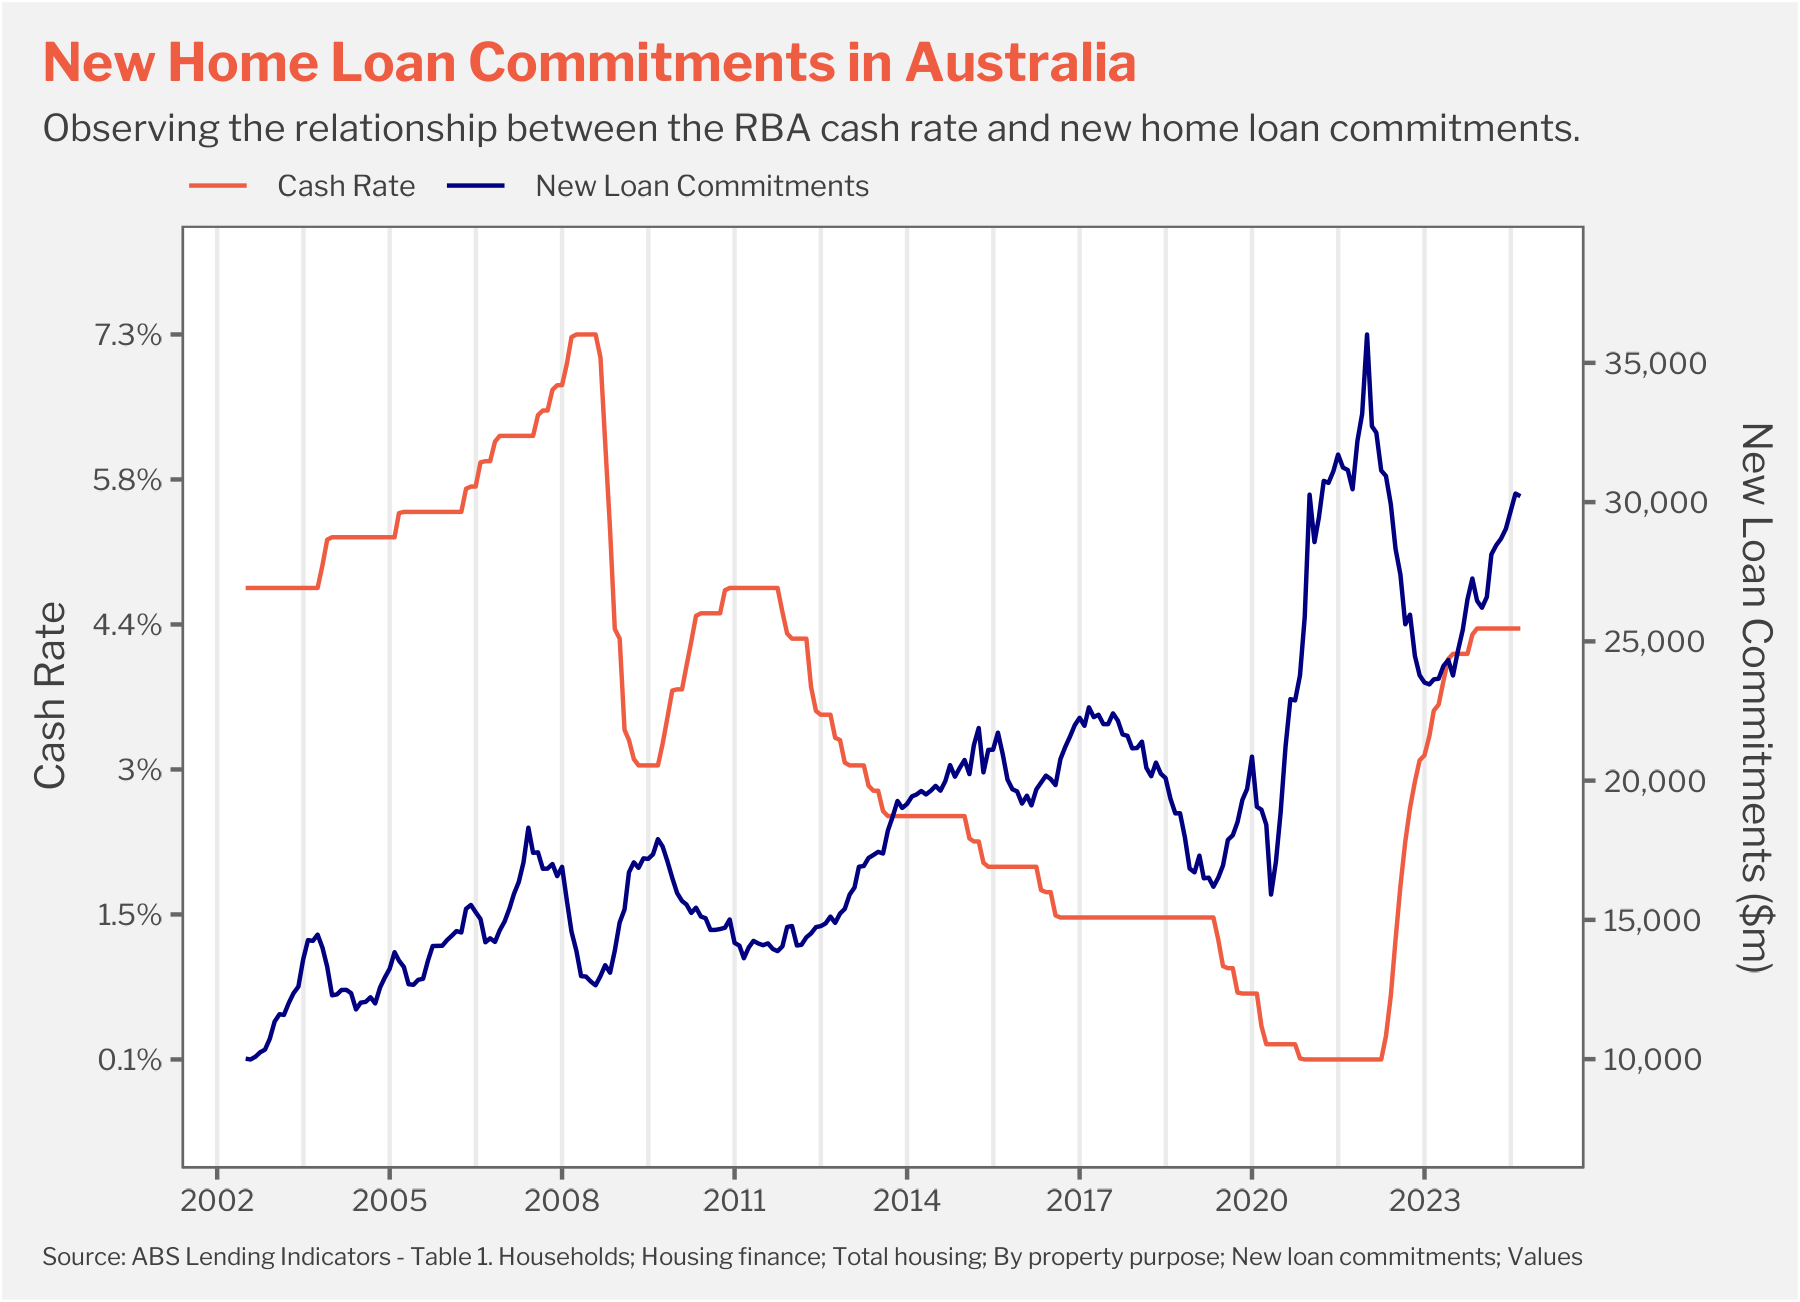

Recreate this plot in R.
# https://www.rba.gov.au/statistics/tables/
# https://www.abs.gov.au/statistics/economy/finance/lending-indicators/sep-2024

library(tidyverse)
library(readxl)
library(snakecase)
library(showtext)
library(scales)

font_add_google("Libre Franklin", "franklin")
showtext_auto()

df1 <- read_excel("F1.1 INTEREST RATES AND YIELDS – MONEY MARKET.xlsx",
                  sheet = "Data",
                  range = "A1:B277",
                  col_names = TRUE)

df2 <- read_excel("560101_National - Table 1. Households; Housing finance; Total housing; By property purpose; New loan commitments; Values.xlsx",
                  sheet = "Data1",
                  range = "H1:J277",
                  col_names = TRUE)


new_lending <- bind_cols(df1, df2)


extract_colname <- function(col_name) {
  match <- str_match(col_name, "(?:[^;]+\\s*;){2}\\s*([^;]+)\\s*;")[, 2] # Match (ignore first 2 ; separated fields incl. whitespace) + whitespace + text + whitespace + ;  
  return(str_trim(match)) # Trim whitespace
}


new_lending <- new_lending |> 
  filter(!row_number() %in% 1:9) |>
  mutate(
    date = floor_date(as.Date(as.numeric(date), origin = "1899-12-30"), "month"),
    across(where(is.character), as.numeric)
  ) |>
  rename_with(extract_colname, .cols = -c(1,2)) |> 
  rename(
    total_housing = "Total housing excluding refinancing",
    cash_rate = "Cash Rate Target"
    )

names(new_lending) <- to_snake_case(names(new_lending))


new_lending <- new_lending |>
  mutate(
    cash_rate_target_scaled = rescale(cash_rate, to = c(0,1)),
    total_housing_scaled = rescale(total_housing, to = c(0,1))
  )

range_cash_rate <- range(new_lending$cash_rate, na.rm = TRUE)
range_total_housing <- range(new_lending$total_housing, na.rm = TRUE)


reverse_rescale <- function(x, range) { 
  scales::rescale(x, to = range, from = c(0,1)) # Reverse rescale() from (0,1) to original range
}


new_lending |> 
  ggplot(aes(x = date)) +
  geom_line(aes(y = cash_rate_target_scaled, colour = "Cash Rate")) +
  geom_line(aes(y = total_housing_scaled, colour = "New Loan Commitments")) +
  scale_color_manual(values = c("Cash Rate" = "tomato2", "New Loan Commitments" = "navy")) +
  scale_x_date(breaks = seq(as.Date("2002-01-01"),as.Date("2024-01-01"), by = "3 years"),
               labels = scales::date_format("%Y")) +
  scale_y_continuous(
    name = "Cash Rate",
    labels = function(x) paste0(round(reverse_rescale(x, range_cash_rate), 1), "%"),
    breaks = seq(0, 3, by = 0.2),
    sec.axis = sec_axis(
      name = "New Loan Commitments ($m)",
      function(x) reverse_rescale(x, range_total_housing),
      labels = scales::comma,
      breaks = scales::pretty_breaks(n = 5),
      ),
    expand = c(0.1,0.05)
  ) +
  theme_classic() +
  labs(
    title = "New Home Loan Commitments in Australia",
    subtitle = "Observing the relationship between the RBA cash rate and new home loan commitments.",
    caption = "Source: ABS Lending Indicators - Table 1. Households; Housing finance; Total housing; By property purpose; New loan commitments; Values"
  ) +
  theme(
    text = element_text(family = "franklin"),
    plot.title = element_text(colour = "tomato2", size = 40, face = "bold"),
    plot.title.position = "plot",
    plot.subtitle = element_text(colour = "grey25", size = 28, lineheight = 0.35),
    plot.caption = element_text(colour = "grey25", size = 18, hjust = 0, vjust = -1, lineheight = 0.35),
    plot.caption.position = "plot",
    plot.margin = margin(t = 10, r = 10, b = 10, l = 10),
    plot.background = element_rect(fill = "grey95"),
    panel.border = element_rect(colour = "grey40", fill = NA, size = 0.5),
    panel.grid.major.x = element_line(size = 0.5),
    panel.grid.minor.x = element_line(size = 0.5),
    axis.title.x = element_blank(),
    axis.title.y.left = element_text(colour = "grey25", size = 30, vjust = 2),
    axis.title.y.right = element_text(colour = "grey25", size = 30, vjust = 3),
    axis.text = element_text(size = 22),
    axis.line = element_line(colour = "grey40", size = 0.1),
    axis.ticks = element_line(colour = "grey40", size = 0.5),
    legend.text = element_text(colour = "grey25", size = 22),
    legend.title = element_blank(),
    legend.position = "top", 
    legend.justification = c(0, 1),
    legend.key = element_blank(),
    legend.background = element_blank(),
    legend.margin = margin(-5, 0, -10, 0)
  )

ggsave("New Loan Commitments.png", width = 6, heigh = 4.34)
